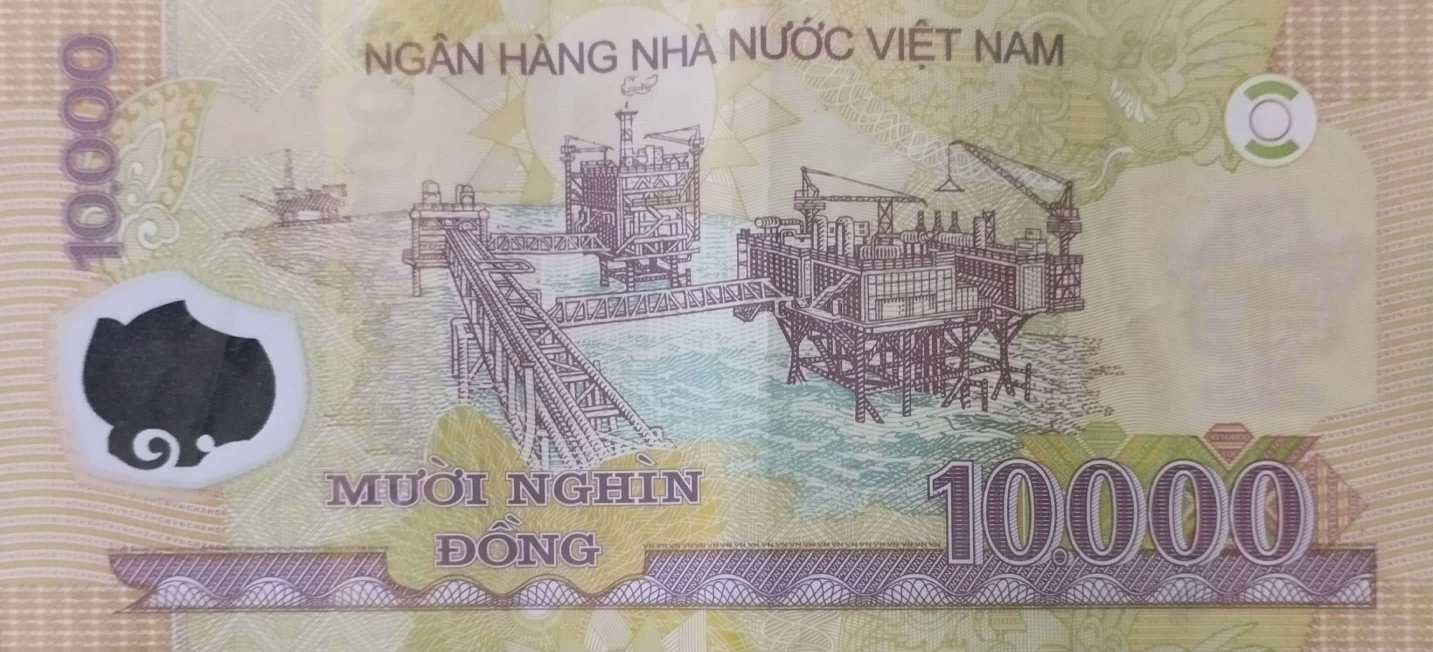
#> input picture dataset_VN_Money/10000/10000_5.jpg, 2866 x 1304 px (shown at 1/2 size); its folder holds only this picture in this run
$ python -i btl_final.py   (imports and definitions only)
#> lines starting #> are read from the running program, lines starting #| are printed output that depends on the picture
import tkinter as tk
from tkinter import filedialog, messagebox
import cv2
import os
import threading
import time

# Khởi tạo ORB với số lượng keypoints giới hạn
orb = cv2.ORB_create(nfeatures=10000)  # Giới hạn số lượng keypoints

# Hàm trích xuất đặc trưng ORB
def compute_orb_features(image):
    kp, des = orb.detectAndCompute(image, None)
    return kp, des

# Hàm so khớp descriptors
# [8 lines left out: function match_features, not called in this run]

# Hàm tải các ảnh mẫu từ thư mục gốc
def load_template_images(root_folder):
#> called with root_folder = './dataset_VN_Money'
    template_images = {}
    for subfolder in os.listdir(root_folder):
        subfolder_path = os.path.join(root_folder, subfolder)
        if os.path.isdir(subfolder_path):
            for filename in os.listdir(subfolder_path):
                if filename.endswith(".jpg") or filename.endswith(".png"):
                    img_path = os.path.join(subfolder_path, filename)
                    img = cv2.imread(img_path, cv2.IMREAD_GRAYSCALE)
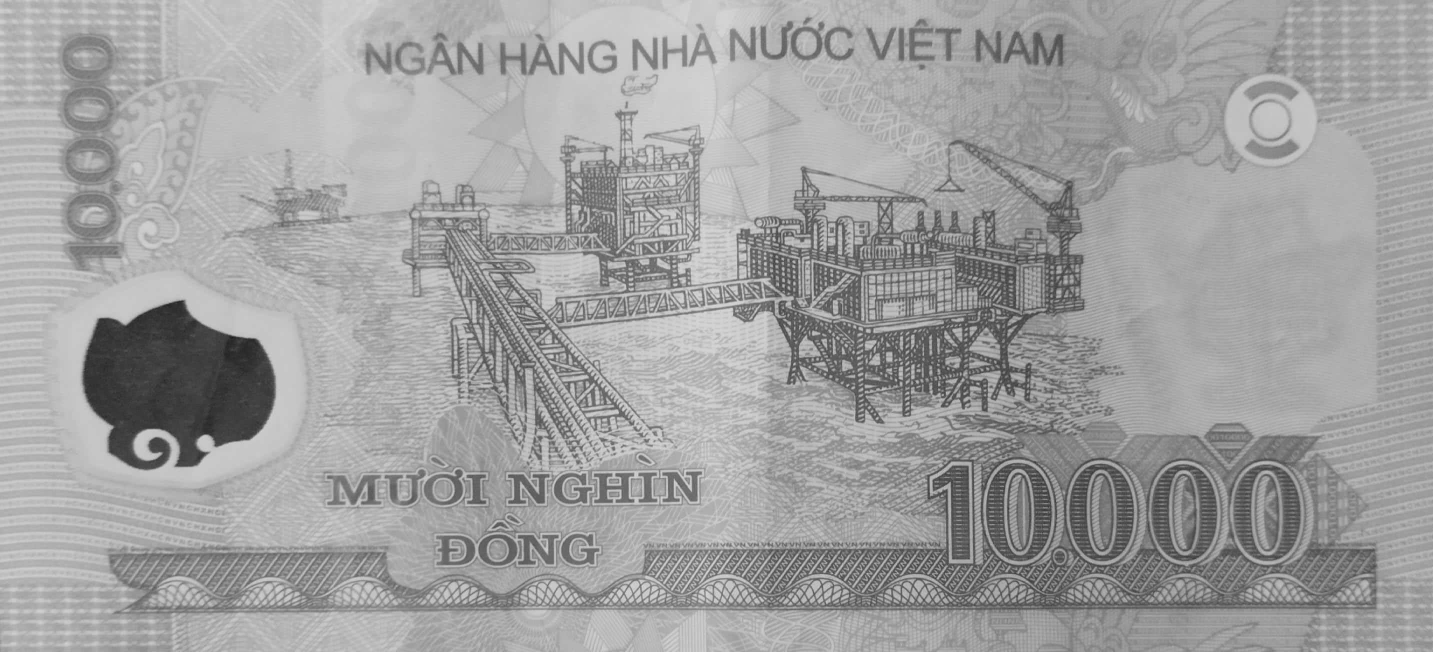
#> img: shape (1304, 2866) (shown at 1/2 size); min 21, max 228, mean 159.9
                    scale = 0.4
                    img = cv2.resize(img, None, fx=scale, fy=scale, interpolation = cv2.INTER_AREA)  # Giảm kích thước để tăng tốc
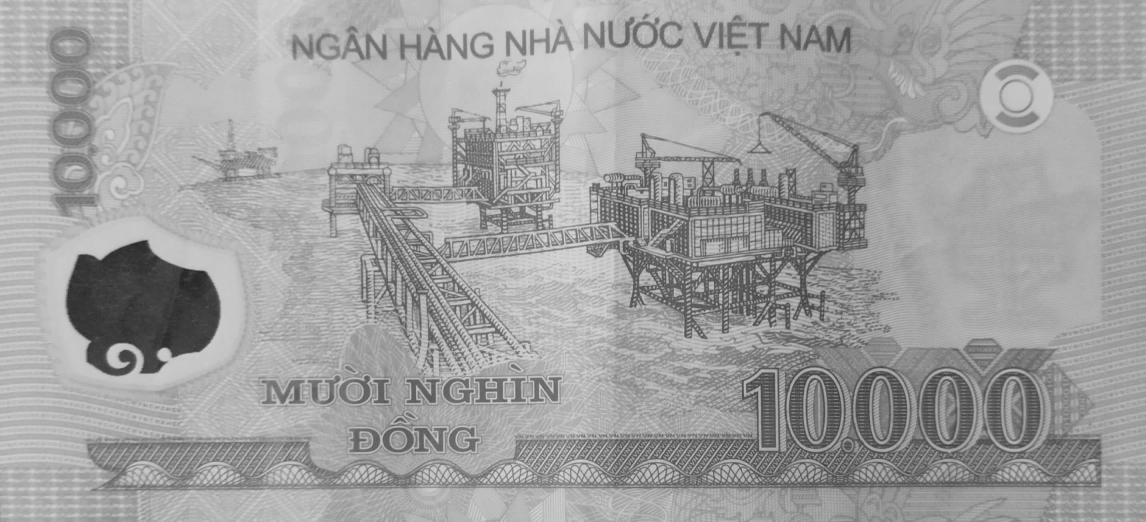
#> img: shape (522, 1146); min 37, max 213, mean 159.9
                    kp, des = compute_orb_features(img)
#> in compute_orb_features, `kp, des = orb.detectAndCompute(image, None)`: kp = 8523 keypoints; strongest (x, y, size): (115, 362, 111.1), (113, 364, 92.6), (122, 355, 111.1), (131, 358, 92.6)
                    if des is not None:
                        template_images[(subfolder, filename)] = (kp, des)
    return template_images

# Hàm so khớp ảnh đầu vào với các mẫu
# [74 lines left out: functions match_currency, capture_and_recognize_video_from_camera, not called in this run]

def recognize_from_video_file(file_path):
    def process_video():
        cap = cv2.VideoCapture(file_path)
        if not cap.isOpened():
            messagebox.showerror("Error", "Cannot open video.")
            return


        while True:
            # Ghi lại thời gian bắt đầu
            start_time = time.time()
            ret, frame = cap.read()
            if not ret:
                break

            gray_frame = cv2.cvtColor(frame, cv2.COLOR_BGR2GRAY)
            scale = 0.4
            gray_frame = cv2.resize(gray_frame, None, fx=scale, fy=scale, interpolation=cv2.INTER_AREA)
            best_match = match_currency(gray_frame, template_images)

            end_time = time.time()
            # Tính thời gian xử lý
            processing_time = end_time - start_time
            # Tính FPS (Frames Per Second)
            if best_match:
                subfolder, filename = best_match
                cv2.putText(
                    frame,
                    f"Currency: {subfolder} VND",
                    (10, 30),
                    cv2.FONT_HERSHEY_SIMPLEX,
                    1,
                    (0, 255, 0),
                    2,
                    cv2.LINE_AA
                )

            # Display FPS on the frame
            cv2.putText(
                frame,
                f"Time: {processing_time:.2f}s",
                (10, 60),
                cv2.FONT_HERSHEY_SIMPLEX,
                1,
                (0, 255, 0),
                2,
                cv2.LINE_AA
            )

            cv2.imshow("Video", frame)

            if cv2.waitKey(1) & 0xFF == ord('q'):
                break

            #time.sleep(0.4)  # Reduce frame rate

        cap.release()
        cv2.destroyAllWindows()

    threading.Thread(target=process_video).start()
# Tạo giao diện bằng Tkinter
# [5 lines not run here, left out]

# Khởi tạo thư mục mẫu
root_folder = './dataset_VN_Money'
template_images = load_template_images(root_folder)
#> template_images = 1 item

# Biến để giữ đường dẫn ảnh đầu vào
input_image_path = None

# Hàm xử lý nút "Chọn ảnh"
# [9 lines left out: function select_image, not called in this run]

# Hàm xử lý nút "Chụp video từ camera"
def record_video_from_camera():
    capture_and_recognize_video_from_camera()

# Hàm xử lý nút "Chọn video"
# [7 lines left out: function select_and_recognize_video, not called in this run]

# Tạo khung chứa các nút
# [1 line that did not run here, left out]

# Nút chọn ảnh
# [3 lines that did not run here, left out]
# [1 line not run here, left out]

# Nút quay video từ camera
# [3 lines that did not run here, left out]
# [1 line not run here, left out]

# Nút chọn video từ tệp
# [3 lines that did not run here, left out]
# [1 line not run here, left out]

# Nhãn hiển thị tên ảnh hoặc video được chọn
# [1 line that did not run here, left out]
# [1 line not run here, left out]

# Nút "Xóa" để xóa kết quả hiện tại
# [4 lines left out: function clear_result, not called in this run]
# [3 lines that did not run here, left out]
# [1 line not run here, left out]

# Hàm xử lý nút "Start" để bắt đầu nhận dạng từ ảnh đã chọn
# [34 lines left out: function start_recognition, not called in this run]

# Nút bắt đầu quá trình nhận dạng
# [3 lines that did not run here, left out]
# [4 lines not run here, left out]

>>> result = recognize_from_video_file('dataset_VN_Money/10000/10000_5.jpg')

$ run again, on dataset_VN_Money/10000/10000_16.png
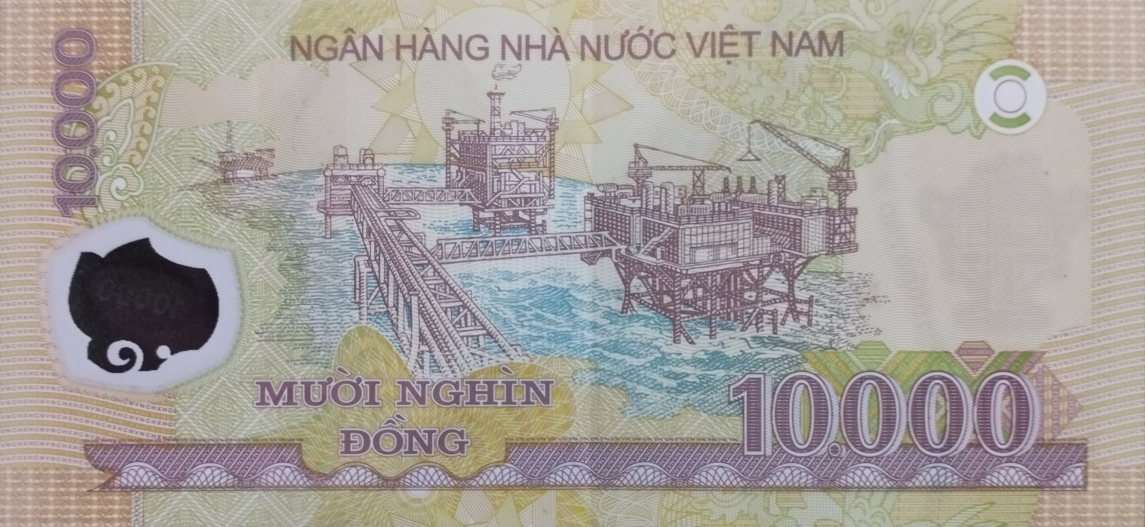
#> input picture dataset_VN_Money/10000/10000_16.png, 2290 x 1053 px (shown at 1/2 size)
#> in load_template_images, `img = cv2.imread(img_path, cv2.IMREAD_GRAYSCALE)`:
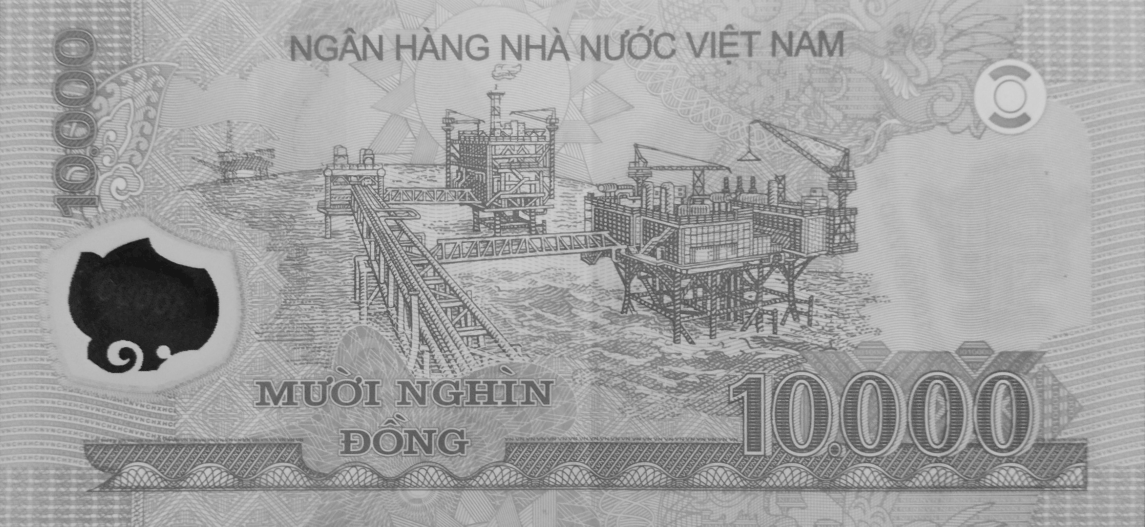
#> img: shape (1053, 2290) (shown at 1/2 size); min 21, max 212, mean 160.5
#> in load_template_images, `img = cv2.resize(img, None, fx=scale, fy=scale, interpolation = cv2.IN..`:
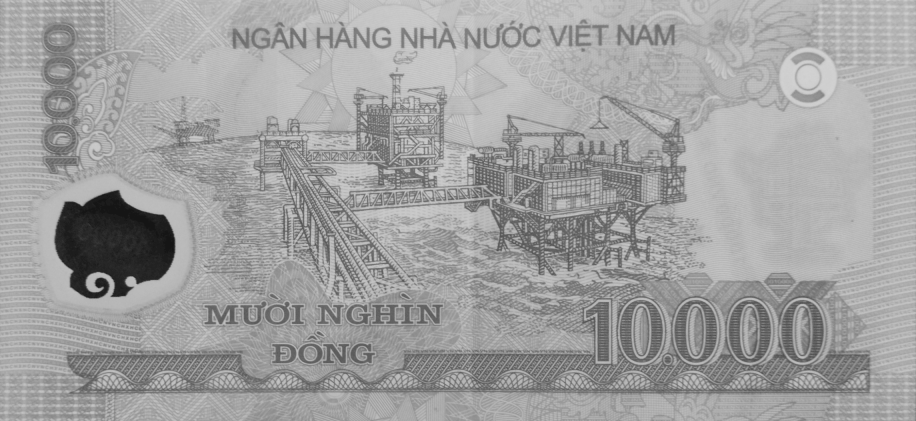
#> img: shape (421, 916); min 21, max 211, mean 160.5
#> in compute_orb_features, `kp, des = orb.detectAndCompute(image, None)`: kp = 7213 keypoints; strongest (x, y, size): (92, 289, 77.1), (93, 287, 92.6), (105, 284, 77.1), (105, 289, 77.1)
#> template_images = 1 item
